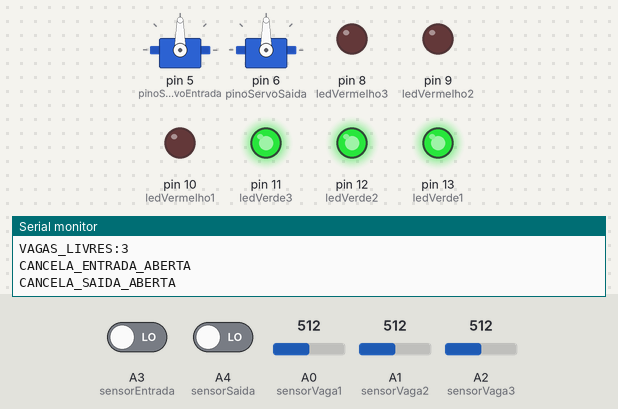
This sketch was run on a simulated Arduino Uno, built with avr-gcc and run on an emulated ATmega328P. Parts: 2 × servo, output pins drawn as LEDs (lit = HIGH), the last lines printed to the serial monitor. The test bench sets the inputs (shaded band); at power-on: A0 (sensorVaga1) = 512, A1 (sensorVaga2) = 512, A2 (sensorVaga3) = 512, A3 (sensorEntrada) LOW, A4 (sensorSaida) LOW.

Above: at 1.8 s.
1.9 s: A0 (sensorVaga1) set to 315
3.4 s: A0 (sensorVaga1) set to 288
At 4.6 s:
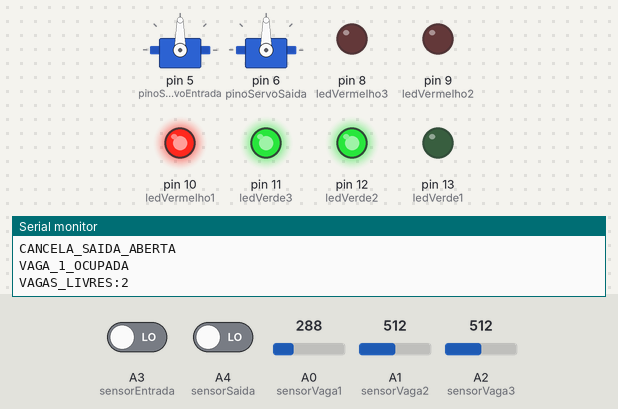
5.0 s: A1 (sensorVaga2) set to 308
6.5 s: A1 (sensorVaga2) set to 288
At 7.1 s:
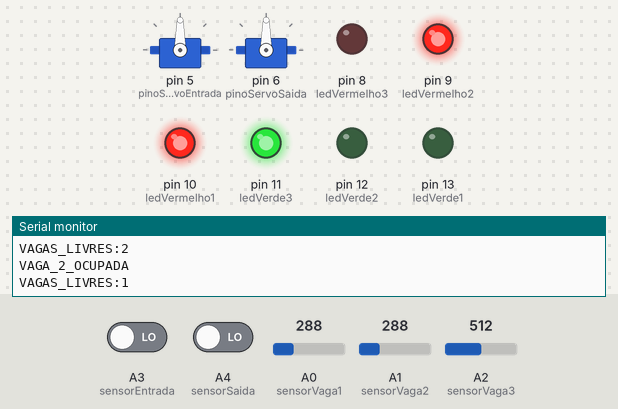
8.0 s: A2 (sensorVaga3) set to 307
9.5 s: A2 (sensorVaga3) set to 288
At 10.8 s:
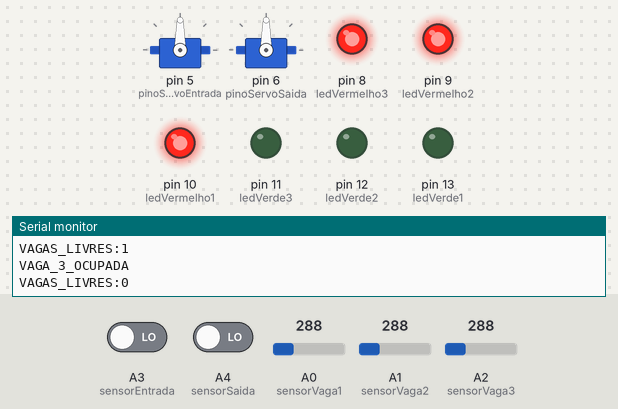
Timing chart, 0 to 12.0 s (numbered marks = the images above; inputs shaded):
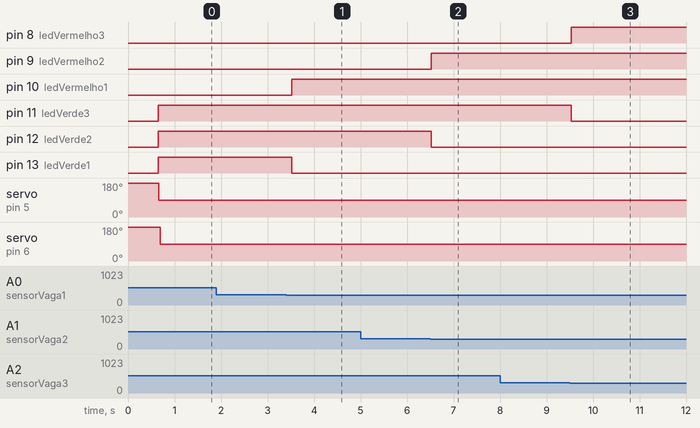

The sketch:

arduino_estacionamento_completoJ.ino
```cpp
//Grupo do joao


#include <Servo.h>

// === SERVOS ===
Servo servoEntrada;
Servo servoSaida;

const int pinoServoEntrada = 5;
const int pinoServoSaida = 6;

// === SENSORES ÓPTICOS (TCRT5000) ===
// Sensores das cancelas
const int sensorEntrada = A3;
const int sensorSaida = A4;

// Sensores das vagas
const int sensorVaga1 = A0;
const int sensorVaga2 = A1;
const int sensorVaga3 = A2;

// === LEDs DAS VAGAS ===
const int ledVerde1 = 13;
const int ledVermelho1 = 10;
const int ledVerde2 = 12;
const int ledVermelho2 = 9;
const int ledVerde3 = 11;
const int ledVermelho3 = 8;

// === VARIÁVEIS DE ESTADO ===
bool entradaAberta = false;
bool saidaAberta = false;
unsigned long tempoFecharEntrada = 0;
unsigned long tempoFecharSaida = 0;
int vagasLivresAnterior = -1;

// Controle de estado das vagas para Serial
bool vaga1Ocupada = false;
bool vaga2Ocupada = false;
bool vaga3Ocupada = false;

// === CONTROLE DE POSIÇÃO DOS SERVOS (EVITA COMANDOS REPETIDOS) ===
int posicaoAtualEntrada = 90;
int posicaoAtualSaida = 90;

// === LIMIAR DE DETECÇÃO DOS SENSORES ===
const int limiteSensor = 300; // quanto menor, mais sensível

// === VARIÁVEL PARA COMANDOS SERIAL ===
String comando = "";

// === CONFIGURAÇÃO INICIAL ===
void setup() {
  // Comunicação Serial PRIMEIRO
  Serial.begin(9600);
  delay(100);

  // Inicia os servos
  servoEntrada.attach(pinoServoEntrada);
  servoSaida.attach(pinoServoSaida);

  // Posição inicial fechada
  servoEntrada.write(180);
  servoSaida.write(180);
  delay(500); // Aguarda estabilização inicial

  posicaoAtualEntrada = 180;
  posicaoAtualSaida = 180;

  // LEDs como saída
  pinMode(ledVerde1, OUTPUT);
  pinMode(ledVermelho1, OUTPUT);
  pinMode(ledVerde2, OUTPUT);
  pinMode(ledVermelho2, OUTPUT);
  pinMode(ledVerde3, OUTPUT);
  pinMode(ledVermelho3, OUTPUT);

  // Sensores como entrada (analógicos)
  pinMode(sensorEntrada, INPUT);
  pinMode(sensorSaida, INPUT);
  pinMode(sensorVaga1, INPUT);
  pinMode(sensorVaga2, INPUT);
  pinMode(sensorVaga3, INPUT);

  Serial.println("ARDUINO_PRONTO");
  Serial.println("Sistema de controle de estacionamento iniciado.");
  Serial.println("---------------------------------------------");
}

// === LOOP PRINCIPAL ===
void loop() {
  // === Processa comandos do Node.js PRIMEIRO ===
  processarComandosSerial();

  // === Vagas ===
  int vagasLivres = contarVagasLivres();

  // Atualiza se houve mudança
  if (vagasLivres != vagasLivresAnterior) {
    vagasLivresAnterior = vagasLivres;
    Serial.print("VAGAS_LIVRES:");
    Serial.println(vagasLivres);
  }

  // === Cancelas ===
  controlaCancelaEntrada(vagasLivres);
  controlaCancelaSaida();

  delay(200);
}

// === FUNÇÕES ===
void abrirCancela(Servo &servo, int &posicaoAtual) {
  if (posicaoAtual != 90) {
    servo.write(90);
    posicaoAtual = 90;
  }
}

void fecharCancela(Servo &servo, int &posicaoAtual) {
  if (posicaoAtual != 180) {
    servo.write(180);
    posicaoAtual = 180;
  }
}

// === CONTROLE DA CANCELA DE ENTRADA COM VERIFICAÇÃO DE VAGAS ===
void controlaCancelaEntrada(int vagasLivres) {
  int leitura = digitalRead(sensorEntrada);

  if (leitura < limiteSensor && !entradaAberta) {
    if (vagasLivres > 0) {
      abrirCancela(servoEntrada, posicaoAtualEntrada);
      entradaAberta = true;
      Serial.println("CANCELA_ENTRADA_ABERTA");
    } else {
      Serial.println("ENTRADA_BLOQUEADA:ESTACIONAMENTO_CHEIO");
    }
  }

  if (entradaAberta) {
    if (leitura > limiteSensor) {
      if (tempoFecharEntrada == 0) tempoFecharEntrada = millis();
      if (millis() - tempoFecharEntrada >= 5000) {
        fecharCancela(servoEntrada, posicaoAtualEntrada);
        entradaAberta = false;
        tempoFecharEntrada = 0;
        Serial.println("CANCELA_ENTRADA_FECHADA");
      }
    } else {
      tempoFecharEntrada = 0;
    }
  }
}

// === CONTROLE DA CANCELA DE SAÍDA ===
void controlaCancelaSaida() {
  int leitura = digitalRead(sensorSaida);

  if (leitura < limiteSensor && !saidaAberta) {
    abrirCancela(servoSaida, posicaoAtualSaida);
    saidaAberta = true;
    Serial.println("CANCELA_SAIDA_ABERTA");
  }

  if (saidaAberta) {
    if (leitura > limiteSensor) {
      if (tempoFecharSaida == 0) tempoFecharSaida = millis();
      if (millis() - tempoFecharSaida >= 5000) {
        fecharCancela(servoSaida, posicaoAtualSaida);
        saidaAberta = false;
        tempoFecharSaida = 0;
        Serial.println("CANCELA_SAIDA_FECHADA");
      }
    } else {
      tempoFecharSaida = 0;
    }
  }
}

// === CONTROLE DAS VAGAS ===
int contarVagasLivres() {
  int livres = 0;

  // VAGA 1
  int leitura1 = analogRead(sensorVaga1);
  bool vaga1Livre = leitura1 >= limiteSensor;

  if (vaga1Livre) {
    digitalWrite(ledVerde1, HIGH);
    digitalWrite(ledVermelho1, LOW);
    livres++;

    if (vaga1Ocupada) {
      vaga1Ocupada = false;
      Serial.println("VAGA_1_LIVRE");
    }
  } else {
    digitalWrite(ledVerde1, LOW);
    digitalWrite(ledVermelho1, HIGH);

    if (!vaga1Ocupada) {
      vaga1Ocupada = true;
      Serial.println("VAGA_1_OCUPADA");
    }
  }

  // VAGA 2
  int leitura2 = analogRead(sensorVaga2);
  bool vaga2Livre = leitura2 >= limiteSensor;

  if (vaga2Livre) {
    digitalWrite(ledVerde2, HIGH);
    digitalWrite(ledVermelho2, LOW);
    livres++;

    if (vaga2Ocupada) {
      vaga2Ocupada = false;
      Serial.println("VAGA_2_LIVRE");
    }
  } else {
    digitalWrite(ledVerde2, LOW);
    digitalWrite(ledVermelho2, HIGH);

    if (!vaga2Ocupada) {
      vaga2Ocupada = true;
      Serial.println("VAGA_2_OCUPADA");
    }
  }

  // VAGA 3
  int leitura3 = analogRead(sensorVaga3);
  bool vaga3Livre = leitura3 >= limiteSensor;

  if (vaga3Livre) {
    digitalWrite(ledVerde3, HIGH);
    digitalWrite(ledVermelho3, LOW);
    livres++;

    if (vaga3Ocupada) {
      vaga3Ocupada = false;
      Serial.println("VAGA_3_LIVRE");
    }
  } else {
    digitalWrite(ledVerde3, LOW);
    digitalWrite(ledVermelho3, HIGH);

    if (!vaga3Ocupada) {
      vaga3Ocupada = true;
      Serial.println("VAGA_3_OCUPADA");
    }
  }

  return livres;
}

// === PROCESSA COMANDOS VINDOS DO NODE.JS ===
void processarComandosSerial() {
  while (Serial.available() > 0) {
    char c = Serial.read();
    if (c == '\n') {
      comando.trim();
      executarComando(comando);
      comando = "";
    } else {
      comando += c;
    }
  }
}

// === EXECUTA COMANDOS RECEBIDOS ===
void executarComando(String cmd) {
  if (cmd == "ABRIR_CANCELA") {
    abrirCancela(servoEntrada, posicaoAtualEntrada);
    entradaAberta = true;
    Serial.println("CANCELA_ABERTA");
  }
  else if (cmd == "FECHAR_CANCELA") {
    fecharCancela(servoEntrada, posicaoAtualEntrada);
    entradaAberta = false;
    Serial.println("CANCELA_FECHADA");
  }
  else if (cmd == "ABRIR_SAIDA") {
    abrirCancela(servoSaida, posicaoAtualSaida);
    saidaAberta = true;
    Serial.println("SAIDA_ABERTA");
  }
  else if (cmd == "FECHAR_SAIDA") {
    fecharCancela(servoSaida, posicaoAtualSaida);
    saidaAberta = false;
    Serial.println("SAIDA_FECHADA");
  }
  else if (cmd == "STATUS") {
    Serial.print("STATUS:");
    Serial.print("V1=");
    Serial.print(vaga1Ocupada ? "OCUPADA" : "LIVRE");
    Serial.print(",V2=");
    Serial.print(vaga2Ocupada ? "OCUPADA" : "LIVRE");
    Serial.print(",V3=");
    Serial.println(vaga3Ocupada ? "OCUPADA" : "LIVRE");
  }
}
```

Measured:
- the behaviour switches between 300 and 299 on A0 (sensorVaga1) (found by bisection; images 0 and 1)
- the behaviour switches between 300 and 299 on A1 (sensorVaga2) (found by bisection; images 1 and 2)
- the behaviour switches between 300 and 299 on A2 (sensorVaga3) (found by bisection; images 2 and 3)
- after the input at 1.9 s, every drawn part: stays the same
- after the input at 3.4 s, pin 10 (ledVermelho1): LOW → HIGH after 0.12 s; pin 13 (ledVerde1): HIGH → LOW after 0.12 s
- after the input at 5.0 s, every drawn part: stays the same
- after the input at 6.5 s, pin 9 (ledVermelho2): LOW → HIGH at once; pin 12 (ledVerde2): HIGH → LOW at once
- after the input at 8.0 s, every drawn part: stays the same
- after the input at 9.5 s, pin 8 (ledVermelho3): LOW → HIGH at once; pin 11 (ledVerde3): HIGH → LOW at once
